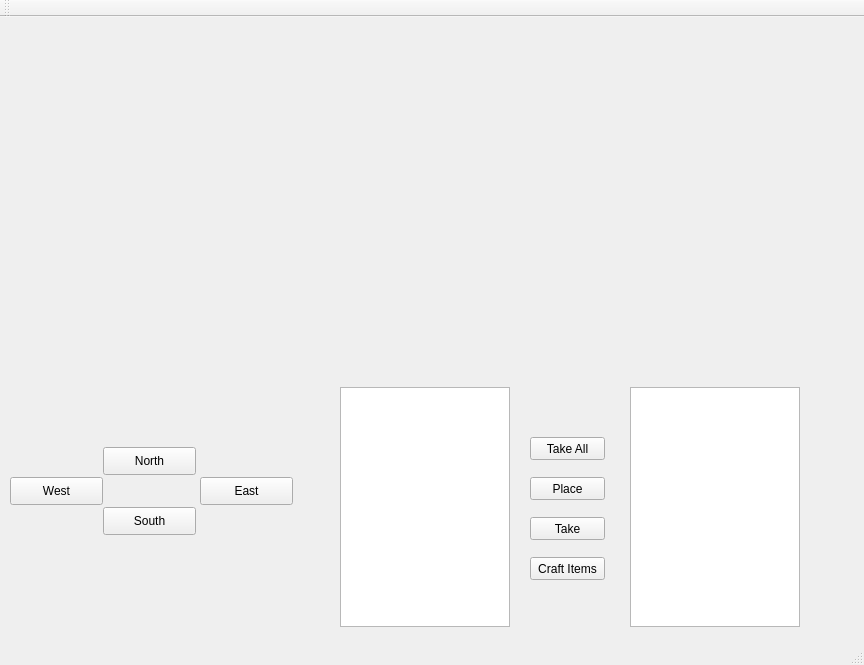
<?xml version="1.0" encoding="UTF-8"?>
<ui version="4.0">
 <class>MainWindow</class>
 <widget class="QMainWindow" name="MainWindow">
  <property name="geometry">
   <rect>
    <x>0</x>
    <y>0</y>
    <width>864</width>
    <height>665</height>
   </rect>
  </property>
  <property name="sizePolicy">
   <sizepolicy hsizetype="Fixed" vsizetype="Fixed">
    <horstretch>0</horstretch>
    <verstretch>0</verstretch>
   </sizepolicy>
  </property>
  <property name="minimumSize">
   <size>
    <width>864</width>
    <height>665</height>
   </size>
  </property>
  <property name="maximumSize">
   <size>
    <width>5000</width>
    <height>5000</height>
   </size>
  </property>
  <property name="windowTitle">
   <string>MainWindow</string>
  </property>
  <widget class="QWidget" name="centralWidget">
   <widget class="QPushButton" name="NorthBtn">
    <property name="geometry">
     <rect>
      <x>103</x>
      <y>430</y>
      <width>93</width>
      <height>28</height>
     </rect>
    </property>
    <property name="text">
     <string>North</string>
    </property>
   </widget>
   <widget class="QPushButton" name="EastBtn">
    <property name="geometry">
     <rect>
      <x>200</x>
      <y>460</y>
      <width>93</width>
      <height>28</height>
     </rect>
    </property>
    <property name="text">
     <string>East</string>
    </property>
   </widget>
   <widget class="QPushButton" name="WestBtn">
    <property name="geometry">
     <rect>
      <x>10</x>
      <y>460</y>
      <width>93</width>
      <height>28</height>
     </rect>
    </property>
    <property name="text">
     <string>West</string>
    </property>
   </widget>
   <widget class="QPushButton" name="SouthBtn">
    <property name="geometry">
     <rect>
      <x>103</x>
      <y>490</y>
      <width>93</width>
      <height>28</height>
     </rect>
    </property>
    <property name="text">
     <string>South</string>
    </property>
   </widget>
   <widget class="QLabel" name="label">
    <property name="geometry">
     <rect>
      <x>530</x>
      <y>10</y>
      <width>311</width>
      <height>331</height>
     </rect>
    </property>
    <property name="text">
     <string/>
    </property>
   </widget>
   <widget class="QWidget" name="gridLayoutWidget">
    <property name="geometry">
     <rect>
      <x>0</x>
      <y>0</y>
      <width>521</width>
      <height>341</height>
     </rect>
    </property>
    <layout class="QGridLayout" name="mapLayout"/>
   </widget>
   <widget class="QPushButton" name="takeAllButton">
    <property name="geometry">
     <rect>
      <x>530</x>
      <y>420</y>
      <width>75</width>
      <height>23</height>
     </rect>
    </property>
    <property name="text">
     <string>Take All</string>
    </property>
   </widget>
   <widget class="QPushButton" name="take1Button">
    <property name="geometry">
     <rect>
      <x>530</x>
      <y>500</y>
      <width>75</width>
      <height>23</height>
     </rect>
    </property>
    <property name="text">
     <string>Take</string>
    </property>
   </widget>
   <widget class="QListWidget" name="inventoryList">
    <property name="geometry">
     <rect>
      <x>340</x>
      <y>370</y>
      <width>170</width>
      <height>240</height>
     </rect>
    </property>
   </widget>
   <widget class="QPushButton" name="openCrafting">
    <property name="geometry">
     <rect>
      <x>530</x>
      <y>540</y>
      <width>75</width>
      <height>23</height>
     </rect>
    </property>
    <property name="text">
     <string>Craft Items</string>
    </property>
   </widget>
   <widget class="QPushButton" name="placeButton">
    <property name="geometry">
     <rect>
      <x>530</x>
      <y>460</y>
      <width>75</width>
      <height>23</height>
     </rect>
    </property>
    <property name="text">
     <string>Place</string>
    </property>
   </widget>
   <widget class="QListWidget" name="roomItemList">
    <property name="geometry">
     <rect>
      <x>630</x>
      <y>370</y>
      <width>170</width>
      <height>240</height>
     </rect>
    </property>
   </widget>
  </widget>
  <widget class="QToolBar" name="mainToolBar">
   <property name="sizePolicy">
    <sizepolicy hsizetype="Fixed" vsizetype="Fixed">
     <horstretch>0</horstretch>
     <verstretch>0</verstretch>
    </sizepolicy>
   </property>
   <attribute name="toolBarArea">
    <enum>TopToolBarArea</enum>
   </attribute>
   <attribute name="toolBarBreak">
    <bool>false</bool>
   </attribute>
  </widget>
  <widget class="QStatusBar" name="statusBar"/>
 </widget>
 <layoutdefault spacing="6" margin="11"/>
 <resources/>
 <connections/>
</ui>
